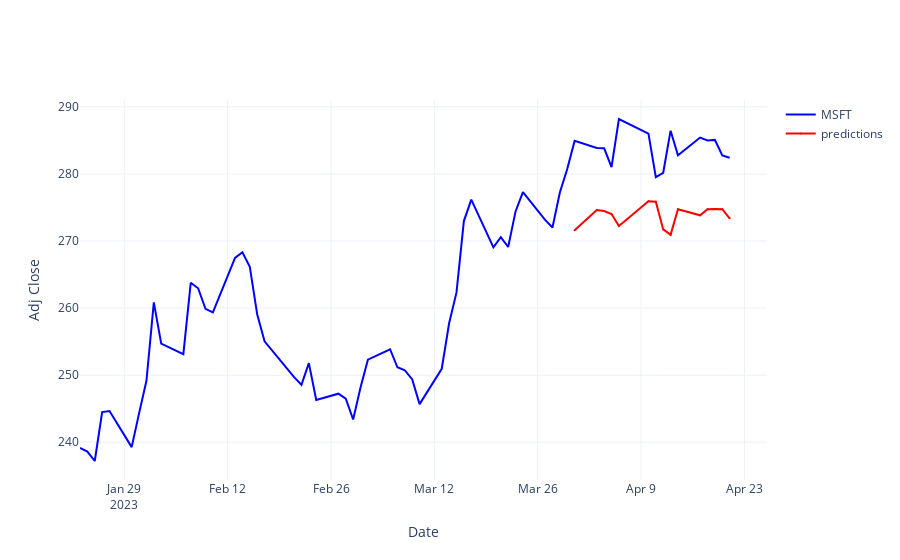

Here is the notebook cell this chart was saved with:
### Markdown cell above
<font color=red><h1> 3. Prediction</h1></font>

### Code cell
Trace1= go.Scatter(x=Adj_close.index,y=Adj_close.values,name=Ticker,line=dict(color='blue', width=2),marker=dict(size=2))
Trace2= go.Scatter(x=Val.index,y=[i[0] for i in predictions],name='predictions',line=dict(color='red', width=2),marker=dict(size=2))

layout = go.Layout(xaxis = dict(title = 'Date'),yaxis = dict(title = 'Adj Close'),template = 'plotly_white' )
Trace=[Trace1,Trace2]
fig = go.Figure(data=Trace, layout=layout)

fig.show()
